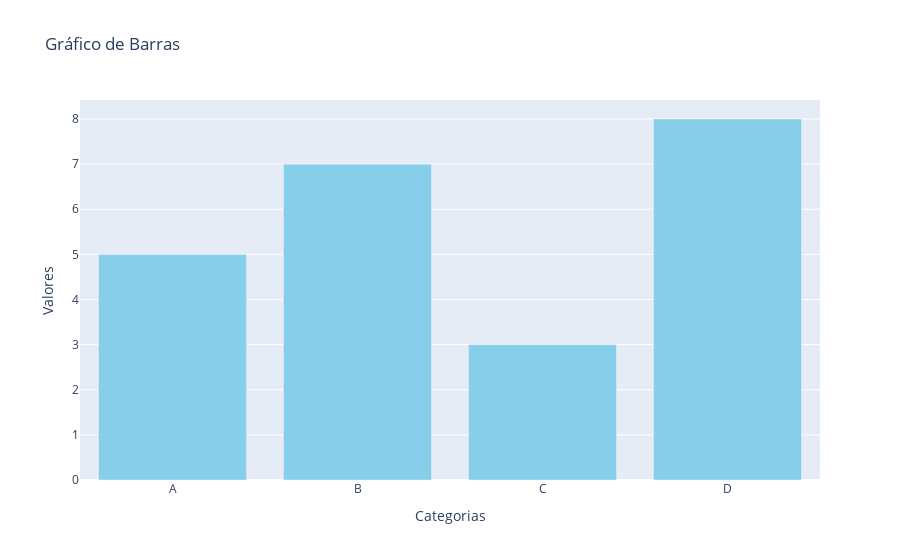

Notebook code cell kept with this figure:
### Markdown cell above
#### 3. Gráfico de Barras

Gráficos de barras são usados para comparar categorias ou conjuntos de dados.

### Code cell
# Dados de exemplo
categorias = ['A', 'B', 'C', 'D']
valores = [5, 7, 3, 8]

# Criar o gráfico de barras
fig = go.Figure(data=go.Bar(x=categorias, y=valores, marker_color='skyblue'))
fig.update_layout(title='Gráfico de Barras', xaxis_title='Categorias', yaxis_title='Valores')
fig.show()

### Figure 1 — Plotly figure (JSON) as saved in the notebook; plotly's stock layout.template omitted (floating-point values rounded to 4 significant figures)
{"data": [{"marker": {"color": "skyblue"}, "type": "bar", "x": ["A", "B", "C", "D"], "y": [5, 7, 3, 8]}], "layout": {"title": {"text": "Gráfico de Barras"}, "xaxis": {"title": {"text": "Categorias"}}, "yaxis": {"title": {"text": "Valores"}}}}
